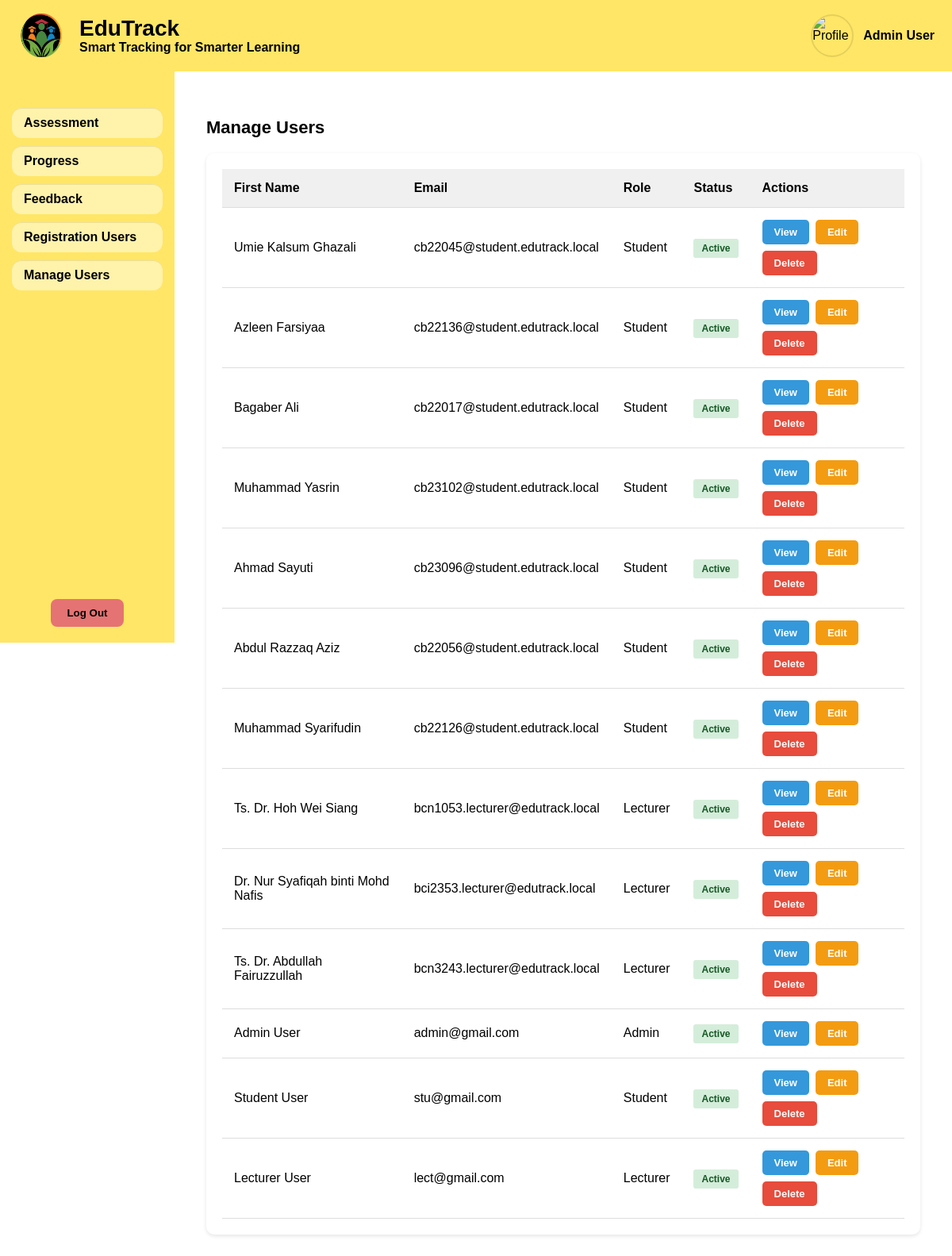
The app's page /manage_users.php (signed in) with its own data.
### tables this page shows
CREATE TABLE `user` (
  `userID` int NOT NULL,
  `full_name` varchar(255) NOT NULL,
  `email` varchar(255) NOT NULL,
  `password_hash` varchar(255) NOT NULL,
  `role` enum('student','lecturer','admin') NOT NULL,
  `status` enum('pending','active','deactivated','rejected') NOT NULL DEFAULT 'pending',
  `age` int DEFAULT NULL,
  `approved_at` timestamp NULL DEFAULT NULL,
  `created_at` timestamp NOT NULL DEFAULT CURRENT_TIMESTAMP,
  `updated_at` timestamp NOT NULL DEFAULT CURRENT_TIMESTAMP ON UPDATE CURRENT_TIMESTAMP,
  `last_login_at` timestamp NULL DEFAULT NULL,
  `deleted_at` timestamp NULL DEFAULT NULL,
  `force_password_reset` tinyint(1) NOT NULL DEFAULT '0'
);

### includes/functions.php (called while the page is built, shortened)
<?php
function get_user_by_id($conn, $userID)
{
    $stmt = $conn->prepare("SELECT * FROM user WHERE userID = ? AND deleted_at IS NULL");
    $stmt->bind_param("i", $userID);
    $stmt->execute();
    $result = $stmt->get_result();
    return $result->fetch_assoc();
}
function get_all_users($conn)
{
    $stmt = $conn->prepare("SELECT * FROM user WHERE deleted_at IS NULL ORDER BY created_at DESC");
    $stmt->execute();
    $result = $stmt->get_result();
    return $result->fetch_all(MYSQLI_ASSOC);
}

### manage_users.php (the view, shortened to what this page needs)
<?php
require_once 'config.php';
require_once 'includes/functions.php';
$user = get_user_by_id($conn, $_SESSION['userID']);
$all_users = get_all_users($conn);
?>
<!DOCTYPE html>
<html lang="en">
<head>
    <link rel="stylesheet" href="style.css">
</head>
<body>
    <div class="header admin-theme">
        <div class="brand">
            <img src="assets/logoedutrack.png" alt="EduTrack Logo">
            <div class="title">
                <h1>EduTrack</h1>
                <span>Smart Tracking for Smarter Learning</span>
            </div>
        </div>
        <div class="user-info">
            <?php if (!empty($user['profile_picture']) && file_exists($user['profile_picture'])): ?>
                <img src="<?php echo htmlspecialchars($user['profile_picture']); ?>" class="profile-icon" alt="Profile">
            <?php else: ?>
                <img src="assets/profile.png" class="profile-icon" alt="Profile">
            <?php endif; ?>
            <span class="user-name"><?php echo htmlspecialchars($user['full_name']); ?></span>
        </div>
    </div>
    <div class="content-wrapper">
        <div class="sidebar admin-theme">
            <ul>
                <li><a href="admin_dashboard.php">Assessment</a></li>
                <li><a href="#">Progress</a></li>
                <li><a href="adminfeedbacklist.php">Feedback</a></li>
                <li><a href="registration_users.php">Registration Users</a></li>
                <li><a href="manage_users.php">Manage Users</a></li>
            </ul>
            <button class="logout-btn" onclick="window.location.href='logout.php'">Log Out</button>
        </div>
        <div class="main-content">
            <div class="topbar">
                <h2>Manage Users</h2>
            </div>
            <div class="users-table-container">
                <table>
                    <thead>
                        <tr>
                            <th>First Name</th>
                            <th>Email</th>
                            <th>Role</th>
                            <th>Status</th>
                            <th>Actions</th>
                        </tr>
                    </thead>
                    <tbody>
                        <?php foreach ($all_users as $user): ?>
                            <tr>
                                <td><?php echo htmlspecialchars($user['full_name']); ?></td>
                                <td><?php echo htmlspecialchars($user['email']); ?></td>
                                <td><?php echo ucfirst($user['role']); ?></td>
                                <td>
                                    <span class="status-badge status-<?php echo $user['status']; ?>">
                                        <?php echo ucfirst($user['status']); ?>
                                    </span>
                                </td>
                                <td>
                                    <div class="action-buttons">
                                        <a href="view_user.php?id=<?php echo $user['userID']; ?>" class="btn btn-view">View</a>
                                        <a href="edit_user.php?id=<?php echo $user['userID']; ?>" class="btn btn-edit">Edit</a>
                                        <?php if ($user['userID'] !== $_SESSION['userID']): ?>
                                            <form method="POST" style="display: inline;" onsubmit="return confirm('Are you sure you want to delete this user?')">
                                                <button type="submit" class="btn btn-delete">Delete</button>
                                            </form>
                                        <?php endif; ?>
                                    </div>
                                </td>
                            </tr>
                        <?php endforeach; ?>
                    </tbody>
                </table>
            </div>
        </div>
    </div>
</body>
</html>

### style.css (style rules this page uses)
body { margin: 0; font-family: "Poppins", sans-serif; }
.content-wrapper { display: flex; min-height: calc(100vh - 90px); }
.header { height: 90px; display: flex; align-items: center; justify-content: space-between; padding: 0 22px; }
.brand { display: flex; align-items: center; gap: 14px; }
.brand img { width: 64px; height: 64px; }
.brand .title { display: flex; flex-direction: column; }
.brand .title h1 { font-size: 28px; line-height: 1.1; margin: 0; }
.brand .title span { font-size: 16px; font-weight: 600; }
.sidebar { width: 220px; height: calc(100vh - 100px); color: #000; display: flex; flex-direction: column; align-items: center; padding-top: 20px; position: sticky; top: 0; overflow-y: auto; }
.sidebar ul { list-style: none; padding: 0; width: 100%; }
.sidebar ul li { margin: 10px 0; }
.sidebar ul li a { display: block; padding: 10px 15px; text-align: left; border-radius: 12px; margin: 0 15px; text-decoration: none; color: #000; font-weight: 600; background: rgba(255,255,255,0.45); box-shadow: 0 1px 0 rgba(0,0,0,0.08) inset; }
.admin-theme { background-color: #ffe666; }
.logout-btn { background-color: #e57373; color: #000; font-weight: bold; border: none; padding: 10px 20px; border-radius: 8px; cursor: pointer; margin-top: auto; margin-bottom: 20px; }
.main-content { flex: 1; padding: 40px; background: #fff; }
.topbar { display: flex; justify-content: space-between; align-items: center; }
.topbar h2 { font-size: 22px; }
.user-info { display: flex; align-items: center; gap: 12px; }
.user-info .profile-icon { width: 50px; height: 50px; border-radius: 50%; object-fit: cover; border: 2px solid rgba(0,0,0,0.1); }
.user-info .user-name { font-size: 16px; font-weight: 600; color: #000; }
.profile-icon { width: 40px; height: 40px; border: 1px solid #aaa; border-radius: 5px; }

### manage_users.php (style rules this page uses)
.btn { padding: 8px 15px; border: none; border-radius: 5px; cursor: pointer; font-size: 13px; text-decoration: none; display: inline-block; font-weight: 600; }
.btn-view { background: #3498db; color: white; }
.btn-edit { background: #f39c12; color: white; }
.btn-delete { background: #e74c3c; color: white; }
.status-badge { padding: 5px 10px; border-radius: 3px; font-size: 12px; font-weight: bold; }
.status-active { background: #d4edda; color: #155724; }
table { width: 100%; border-collapse: collapse; background: white; }
thead { background: #f0f0f0; }
th, td { padding: 15px; text-align: left; border-bottom: 1px solid #ddd; }
th { font-weight: bold; }
.action-buttons { display: flex; gap: 8px; flex-wrap: wrap; }
.users-table-container { background: white; padding: 20px; border-radius: 10px; box-shadow: 0 2px 5px rgba(0, 0, 0, 0.1); }

### records on screen
user: full_name "Admin User", email "admin@gmail.com", role "Admin", status "Active"
user: full_name "Umie Kalsum Ghazali", email "cb22045@student.edutrack.local", role "Student", status "Active"
user: full_name "Azleen Farsiyaa", email "cb22136@student.edutrack.local", role "Student", status "Active"
user: full_name "Bagaber Ali", email "cb22017@student.edutrack.local", role "Student", status "Active"
user: full_name "Muhammad Yasrin", email "cb23102@student.edutrack.local", role "Student", status "Active"
user: full_name "Ahmad Sayuti", email "cb23096@student.edutrack.local", role "Student", status "Active"
user: full_name "Abdul Razzaq Aziz", email "cb22056@student.edutrack.local", role "Student", status "Active"
user: full_name "Muhammad Syarifudin", email "cb22126@student.edutrack.local", role "Student", status "Active"
user: full_name "Ts. Dr. Hoh Wei Siang", email "bcn1053.lecturer@edutrack.local", role "Lecturer", status "Active"
user: full_name "Dr. Nur Syafiqah binti Mohd Nafis", email "bci2353.lecturer@edutrack.local", role "Lecturer", status "Active"
user: full_name "Ts. Dr. Abdullah Fairuzzullah", email "bcn3243.lecturer@edutrack.local", role "Lecturer", status "Active"
user: full_name "Student User", email "stu@gmail.com", role "Student", status "Active"
user: full_name "Lecturer User", email "lect@gmail.com", role "Lecturer", status "Active"
